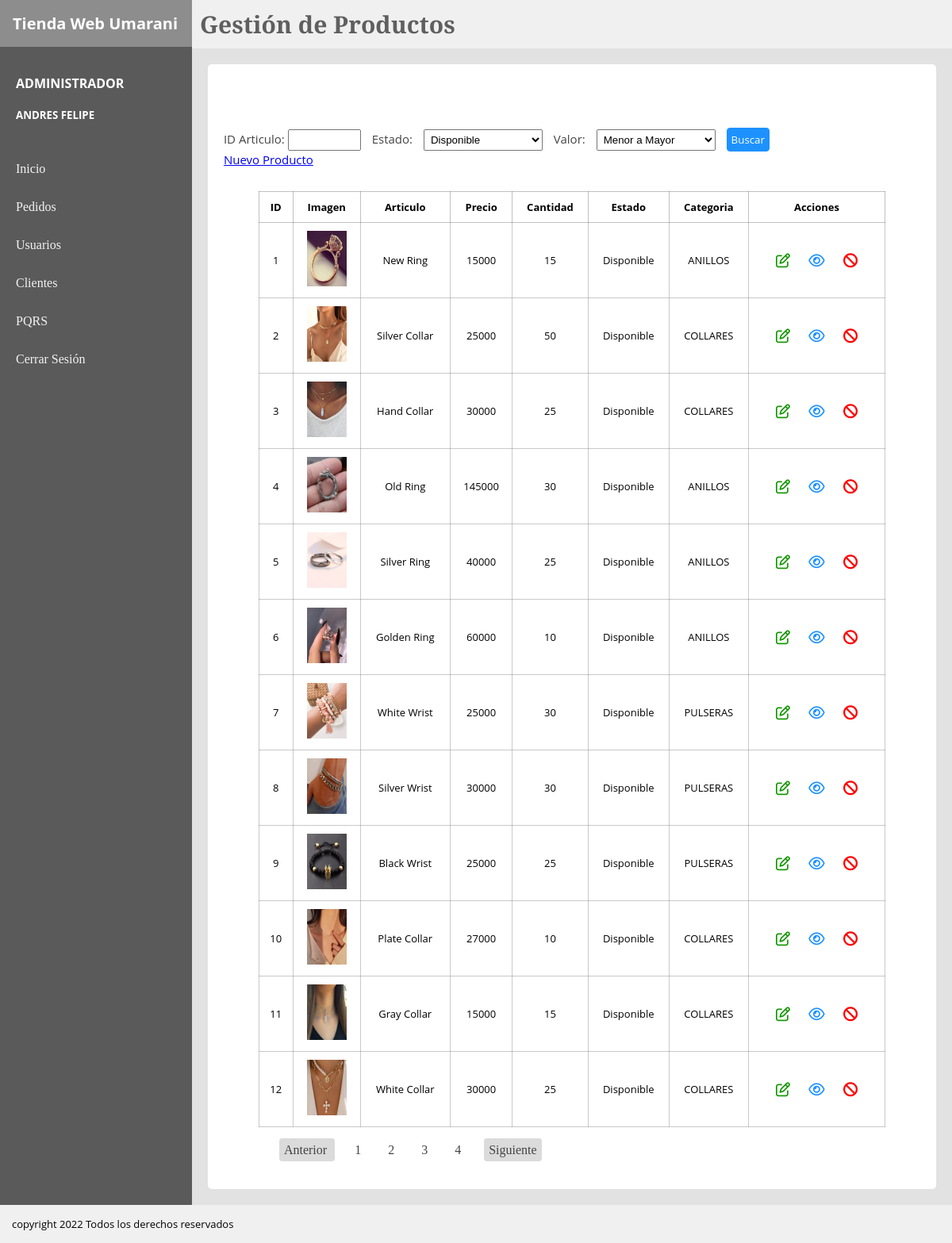
The page /View/Productos.php (signed in) on the database its author committed.
### tables this page shows
CREATE TABLE `articulo` (
  `artId` int(11) NOT NULL AUTO_INCREMENT,
  `artNombre` varchar(150) NOT NULL,
  `artPrecio` int(11) NOT NULL,
  `artCantidad` int(11) NOT NULL,
  `artVista` varchar(250) NOT NULL,
  `artEstado` varchar(15) NOT NULL,
  `artCategoriaId` int(11) NOT NULL,
  PRIMARY KEY (`artId`),
  KEY `fk_artCategoriaId` (`artCategoriaId`),
  CONSTRAINT `fk_artCategoriaId` FOREIGN KEY (`artCategoriaId`) REFERENCES `categoria` (`categoriaId`)
);

CREATE TABLE `categoria` (
  `categoriaId` int(11) NOT NULL AUTO_INCREMENT,
  `categoriaNombre` varchar(50) NOT NULL,
  PRIMARY KEY (`categoriaId`)
);

### Controller/mostrarProducto.php (called while the page is built)
<?php
    require('../Model/M_Productos4.php');
    $prod1 = new Producto();
    $productos = $prod1->verProducto();
?>

### Model/M_Productos4.php (called while the page is built, shortened)
<?php
    class Producto {
            private $prod;
        public function __construct()
        {
            $this->prod = new mysqli('localhost','root','','proyecto');
        }
        public function verProducto(){
            $query = $this->prod->query("SELECT * FROM articulo
            JOIN categoria
            ON artCategoriaId = categoriaId");
            $retorno = [];
            $i = 0;
            while($fila = $query->fetch_assoc()) {
                $retorno[$i] = $fila;
                $i++;
            }
            return $retorno;
        }
    }
?>

### View/Productos.php (the view, shortened to what this page needs)
<?php
    require_once("../Controller/mostrarProducto.php");
?>
<!DOCTYPE html>
<html lang="en">
<head>
</head>
<body>
<link rel="stylesheet" href="../CSS/productosEstilos.css">
    <div class="padre">
        <div class="board">
            <div class="titulo">
                <h1>Tienda Web Umarani</h1>
            </div>
            <div class="usuario">
                <h4><?php echo "$_SESSION[rol] "; ?></h4>
                <h5><?php echo "$_SESSION[nombre] $_SESSION[apellido] "; ?></h5>
            </div>
            <nav class="secciones">
                <a href="">Inicio</a>
                <a href="../View/pedidos.php">Pedidos</a>
                <a href="../View/Usuarios.php">Usuarios</a>
                <a href="../View/adminClientes.php">Clientes</a>
                <a href="../View/PQRS.php">PQRS</a>
                <a href="../Controller/cerrarSesion.php">Cerrar Sesión</a>
            </nav>
        </div>
        <div class="content">
        <header class="header">
            <h1>Gestión de Productos</h1>
        </header>
        <section class="section">
            <div class="container">
                <div class="exportar">
                </div>
                <div class="filtros" >
                    <form action="">
                        <label for="id">ID Articulo: </label>
                        <input name="id" type="text" class="idpedido">
                        <label for=""> Estado: </label>
                        <select name="" id="">Estado
                            <option value="">Disponible</option>
                        </select>
                        <label for=""> Valor: </label>
                        <select name="" id="">Estado
                            <option value="">Menor a Mayor</option>
                        </select>
                        <input class="searchButton" type="button" value="Buscar">
                    </form>
                    <a href="../View/NuevoProducto.php">Nuevo Producto</a>
                </div>
                <table>
                    <tr>
                        <th>ID</th>
                        <th>Imagen</th>
                        <th>Articulo</th>
                        <th>Precio</th>
                        <th>Cantidad</th>
                        <th>Estado</th>
                        <th>Categoria</th>
                        <th>Acciones</th>
                    </tr>
                    <?php
                        foreach($productos as $producto){
                     ?>
                    <tr class="información" >
                        <td> <?php echo $producto['artId']   ?> </td>
                        <td> <img src="<?php echo $producto['artVista']   ?>" alt=""> </td>
                        <td> <?php echo $producto['artNombre']   ?></td>
                        <td> <?php echo $producto['artPrecio']   ?></td>
                        <td> <?php echo $producto['artCantidad']   ?></td>
                        <td> <?php echo $producto['artEstado']   ?></td>
                        <td> <?php echo $producto['categoriaNombre']   ?></td>
                        <td>
                        <a class="edit" href="editarProducto.php?aId=<?php echo "$producto[artId]" ?>"><i class="far fa-edit"></i></i></a>
                        <a class="detail" href="#"><i class="far fa-eye"></i></a>
                        <a on class="cancel" href="../Controller/borrarArticulo.php?aId=<?php echo "$producto[artId]" ?>"><i class="fas fa-ban"></i></a>
                        </td>
                        <?php
                        }
                     ?>
                    </tr>
                </table>
                <nav class="paginacion">
                <a class="prev-next" href="#">Anterior </a>
                <a href="#">1</a>
                <a href="#">2</a>
                <a href="#">3</a>
                <a href="#">4</a>
                <a class="prev-next" href="#"> Siguiente</a>
                </nav>
            </div>
        </section>
        </div>
    </div>
    <footer class="footer">
        <p>copyright 2022 Todos los derechos reservados</p>
    </footer>
</body>
</html>

### CSS/productosEstilos.css (style rules this page uses)
* { padding: 0px; margin: 0px; }
.padre { display: flex; }
.board { background: #5a5a5a; flex: 1 1 auto; height: auto; }
.titulo { background: #8d8d8d; padding: 10px; }
.titulo h1 { font-family: 'Open Sans', sans-serif; font-size: 20px; padding: 6px; color:rgb(255, 255, 255); }
.usuario { padding: 10px; margin-top: 15px; }
.usuario h4 { color: rgb(255, 255, 255); font-family: 'Open Sans', sans-serif; padding: 10px; }
.usuario h5 { color: rgb(255, 255, 255); font-family: 'Open Sans', sans-serif; padding: 10px; }
.secciones { padding: 10px; }
.secciones a { display: block; padding: 10px; color: rgb(243, 243, 243); text-decoration: none; margin-top: 10px; font-family: 'Bitter', serif; transition: 0.3s ease-in-out; }
.content { flex: 100 1 auto; }
.header { background: #f0f0f0; }
.header h1 { font-family: 'Bitter', serif; font-size: 30px; padding: 10px; color: rgb(95, 95, 95); }
.section { background: #e2e2e2; padding: 20px; min-height: 720px; }
.container { padding: 20px; border-radius: 5px; background: #ffffff; }
table { margin-left: auto; margin-right: auto; border: 1px solid rgba(95, 95, 95, 0.384); border-collapse: collapse; width: 90%; font-family: 'Open Sans', sans-serif; font-size: 13px; }
th { border: 1px solid rgba(95, 95, 95, 0.384); text-align: center; padding: 10px; }
td { border: 0.5px solid rgba(95, 95, 95, 0.336); padding: 10px; text-align: center; }
td img { width: 50px; height: 70px; }
.detail { color: #1d92ff; font-size: 18px; padding: 10px; }
.cancel { color: rgb(255, 0, 0); font-size: 18px; padding: 10px; }
.edit { color: rgb(18, 151, 0); font-size: 18px; padding: 10px; }
.exportar { padding: 15px 0px; }
select { width: 50px; margin: 0px 10px; padding: 4px; }
.filtros { margin: 30px 0px; font-family: 'Open Sans', sans-serif; font-size: 15px; color: #444444; }
.filtros select { width: 150px; overflow: hidden; }
.idpedido { width: 80px; padding: 4px; margin-right: 10px; overflow: hidden; }
.searchButton { padding: 5px; font-family: 'Open Sans', sans-serif; background: #1d92ff; color: #fff; border: 0.5px solid #1d92ff; border-radius: 4px; cursor: pointer; }
.paginacion { margin: 20px 0px 20px 60px; }
.paginacion a { text-decoration: none; color: #444444; margin: 0px 10px; padding: 5px; }
.prev-next { background: #dbdbdb; border-radius: 4px; border: 1px solid #dbdbdb; }
.footer { background: #f0f0f0; padding: 15px; font-family: 'Open Sans', sans-serif; font-size: 13px; }

### rows shown on the page
articulo: artId "1", artVista (picture), artNombre "New Ring", artPrecio "15000", artCantidad "15", artEstado "Disponible", artCategoriaId.categoriaNombre "ANILLOS"
articulo: artId "2", artVista (picture), artNombre "Silver Collar", artPrecio "25000", artCantidad "50", artEstado "Disponible", artCategoriaId.categoriaNombre "COLLARES"
articulo: artId "3", artVista (picture), artNombre "Hand Collar", artPrecio "30000", artCantidad "25", artEstado "Disponible", artCategoriaId.categoriaNombre "COLLARES"
articulo: artId "4", artVista (picture), artNombre "Old Ring", artPrecio "145000", artCantidad "30", artEstado "Disponible", artCategoriaId.categoriaNombre "ANILLOS"
articulo: artId "5", artVista (picture), artNombre "Silver Ring", artPrecio "40000", artCantidad "25", artEstado "Disponible", artCategoriaId.categoriaNombre "ANILLOS"
articulo: artId "6", artVista (picture), artNombre "Golden Ring", artPrecio "60000", artCantidad "10", artEstado "Disponible", artCategoriaId.categoriaNombre "ANILLOS"
articulo: artId "7", artVista (picture), artNombre "White Wrist", artPrecio "25000", artCantidad "30", artEstado "Disponible", artCategoriaId.categoriaNombre "PULSERAS"
articulo: artId "8", artVista (picture), artNombre "Silver Wrist", artPrecio "30000", artCantidad "30", artEstado "Disponible", artCategoriaId.categoriaNombre "PULSERAS"
articulo: artId "9", artVista (picture), artNombre "Black Wrist", artPrecio "25000", artCantidad "25", artEstado "Disponible", artCategoriaId.categoriaNombre "PULSERAS"
articulo: artId "10", artVista (picture), artNombre "Plate Collar", artPrecio "27000", artCantidad "10", artEstado "Disponible", artCategoriaId.categoriaNombre "COLLARES"
articulo: artId "11", artVista (picture), artNombre "Gray Collar", artPrecio "15000", artCantidad "15", artEstado "Disponible", artCategoriaId.categoriaNombre "COLLARES"
articulo: artId "12", artVista (picture), artNombre "White Collar", artPrecio "30000", artCantidad "25", artEstado "Disponible", artCategoriaId.categoriaNombre "COLLARES"

### other values the page prints
$_SESSION[rol] "ADMINISTRADOR"
$_SESSION[nombre] "ANDRES"
$_SESSION[apellido] "FELIPE"
